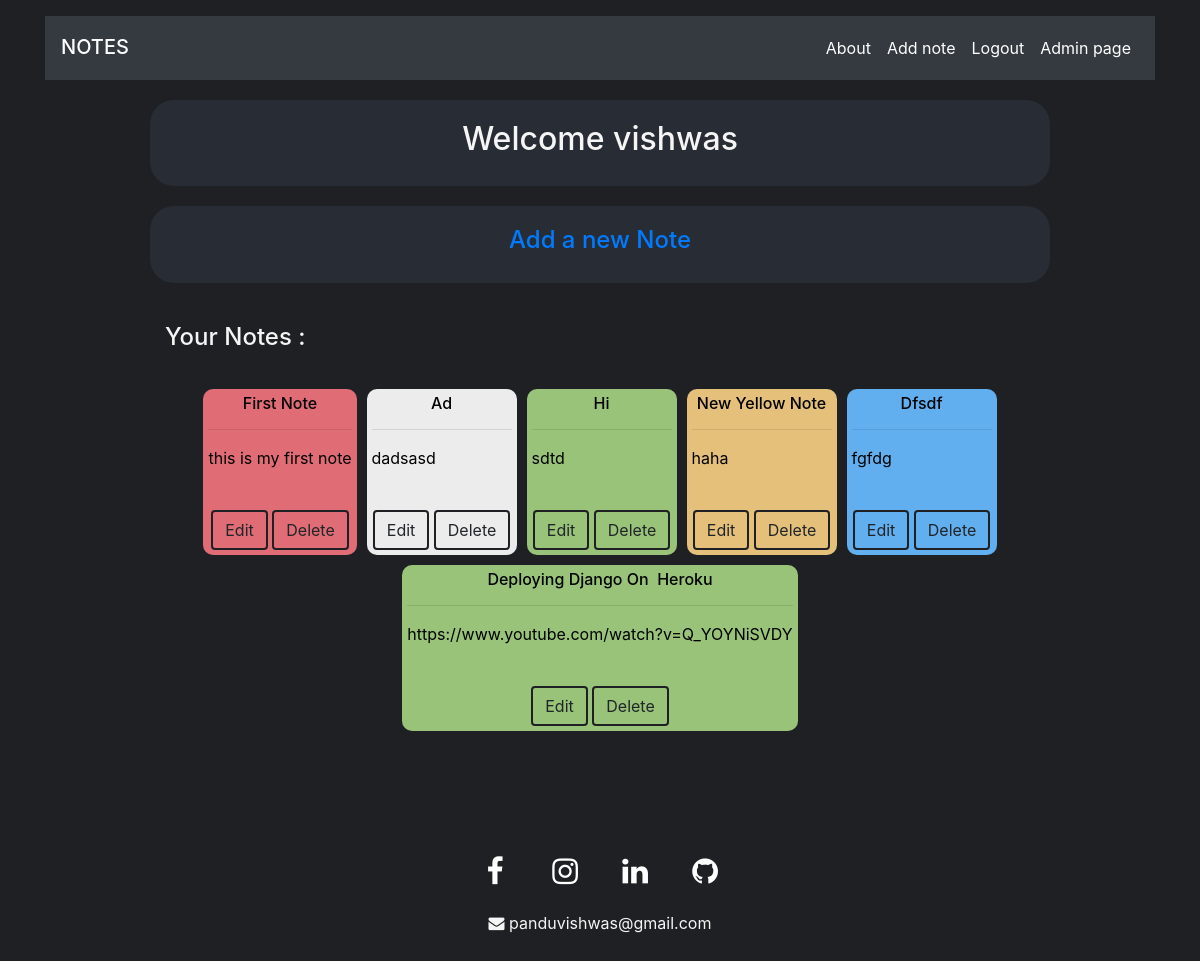
The app's page / (signed in) with its own data.
### notes/models.py (models this page shows, shortened)
class Note(models.Model):
    COLOR_CHOICES = [
        ( "#E06C75" ,"RED" ),
        ("#E5C07B" ,"YELLOW"),
        ("#98C379" ,"GREEN"),
        ("#61AFEF" , "BLUE"),
        ("#ECECEC","DEFAULT"),
    ]
    title = models.CharField(max_length=200)
    description = models.TextField()
    created = models.DateTimeField(auto_now_add=True)
    color = models.CharField(max_length=20,choices = COLOR_CHOICES,default="#ECECEC")
    user = models.ForeignKey(User,on_delete=models.CASCADE)

### notes/views.py (the view)
# urls.py: path('',views.index,name='index'),
@login_required(login_url='about')
def index(request):
    user = request.user
    notes = Note.objects.filter(user = user)
    context ={"notes":notes}
    return render(request,'notes/index.html',context)

### notes/templates/notes/index.html (shortened to what this page needs)
<!DOCTYPE html>
{% extends 'notes/base.html' %}
{% load static %}
{% block block_title %}
    {% if user.is_authenticated %}
		Welcome {{user.username}}
	{% endif %}
{% endblock block_title %}
{% block block_body %}
    <div class="center-column" style="text-align:center">
        <h4><a href="{% url 'add_note' %}">Add a new Note</a></h4>
    </div>
    <div class="center-column" style="background:none">
        <h4>Your Notes : </h4>
        <br>
        <div class="notes">
            {% if notes|length == 0 %}
                <div class="note" style="background:#ECECEC">
                    Your notes will appear here
                </div>
            {% else %}
                {% for note in notes %}
                    <div class="note" style="background:{{note.color}}" draggable="true">
                        <h6 class="note_title">{{note.title}}</h6>
                        <hr>
                        <p class="note_description">{{note.description}}</p>
                        <br>
                        <div class="buttons">
                            <a href="{% url 'edit_note' note.id %}" class="btn edit-btn">Edit</a>
                            <a href="{% url 'delete_note' note.id %}" class="btn delete-btn">Delete</a>
                        </div>
                    </div>
                {% endfor %}
            {% endif %}
        </div>
    </div>
{% endblock block_body %}

### notes/templates/notes/base.html (shortened to what this page needs)
<!DOCTYPE html>
{% load static %}
<html lang="en">
<head>
    <link rel="stylesheet" href="https://stackpath.bootstrapcdn.com/bootstrap/4.3.1/css/bootstrap.min.css">
    <link rel="stylesheet" href="{% static 'css/base.css'%}">
	<link rel="stylesheet" href="https://cdnjs.cloudflare.com/ajax/libs/font-awesome/4.7.0/css/font-awesome.min.css">
</head>
<body>
    <div class="container mt-3">
		<nav class="navbar navbar-expand-sm navbar-dark bg-dark">
			<h2><a class="navbar-brand" href="/">NOTES</a></h2>
			<div class="collapse navbar-collapse" id="navbarSupportedContent">
				<ul class="navbar-nav ml-auto">
				<li class="nav-item active">
					<a class="nav-link" href="{% url 'about' %}">About </a>
				</li>
				{% if user.is_authenticated %}
					<li class="nav-item active"><a href="{% url 'add_note' %}" class="nav-link">Add note</a></li>
					<li class="nav-item active">
						<a class="nav-link" href="{% url 'logout' %}">Logout</a>
					</li>
				{% endif %}
				{% if user.is_superuser %}
					<li class="nav-item">
						<a class="nav-link active" href="/admin/">Admin page</a>
					</li>
				{% endif %}
				</ul>
			</div>
		</nav>
	</div>
    <div class="center-column">
        <h2 style="text-align:center">
		{% block block_title %}{% endblock block_title %}
		</h2>
    </div>
    {% block block_body %}{% endblock block_body %}
	<footer>
        <div class="footer-about box" id="contact">
            <div class="social">
                <a href="https://www.facebook.com/profile.php?id=100006209597193"><span class="fa fa-facebook"></span></a>
                <a href="https://www.instagram.com/vishwasgajawada/"><span class="fa fa-instagram"></span></a>
                <a href="https://www.linkedin.com/in/vishwas-gajawada-016b621a3/"><span class="fa fa-linkedin"></span></a>
                <a href="https://github.com/VishwasGajawada"><span class="fa fa-github"></span></a>
            </div>
            <div class="contact">
                <a href="mailto:panduvishwas@gmail.com"><span class="fa fa-envelope"></span> panduvishwas@gmail.com</a>
            </div>
        </div>
    </footer>
</body>
</html>

### notes/static/css/base.css (style rules this page uses)
body { background-color: #1F2023; --my-red : #E06C75; --my-green : #98C379; --my-blue:#61AFEF; --my-yellow : #E5C07B; --default : #ECECEC; color:whitesmoke; }
.center-column { width:900px; margin: 20px auto; padding:20px 15px; border-radius: 24px; background: #282c34; }
.notes { display:flex; flex-wrap: wrap; justify-content: center; align-items: center; }
.note { color:black; min-width: 150px; max-width: 70%; border-radius: 10px; padding:5px; margin:5px; }
.note_title,.note_description { border-radius:5px; word-wrap: break-word; white-space: pre-wrap; }
.note_title { text-align: center; text-transform: capitalize; }
.buttons { text-align: center; }
.edit-btn { border: 2px solid #1F2023; }
.delete-btn { border: 2px solid #1F2023; }
footer { margin-top: 50px; background-color:var(--primary-color) ; width: 100%; top: 100%; color: var(--primary-color); bottom: 0; left: 0; }
.social a .fa { color: white; font-size: 30px; transition: all 0.3s ease; }
.social a { padding: 10px; margin: 10px; width: 50px; height: 50px; text-align: center; }
footer .box { flex-basis: 50%; padding: 30px 20px; }
.footer-about { width: 100%; display: flex; flex-direction: column; align-items: center; }
.social { display: flex; align-items: center; justify-content:center; }
.contact { color: var(--secondary-color); display: flex; flex-direction: column; text-align: center; }
.contact a { color: var(--secondary-color); margin: 5px 0; }

### records on screen
Note: title "First Note", description "this is my first note"
Note: title "Ad", description "dadsasd"
Note: title "Hi", description "sdtd"
Note: title "New Yellow Note", description "haha"
Note: title "Dfsdf", description "fgfdg"
Note: title "Deploying Django On Heroku", description "https://www.youtube.com/watch?v=Q_YOYNiSVDY"

### other values on screen
{{ user.username }} "vishwas"
